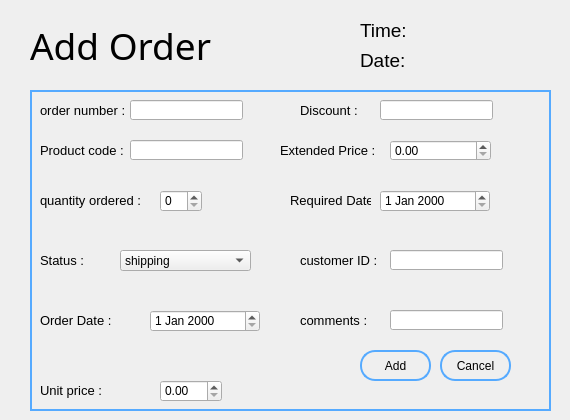
      <widget class="QWidget" name="addOrder1">
       <attribute name="title">
        <string>addOrder</string>
       </attribute>
       <widget class="QLabel" name="label_29">
        <property name="geometry">
         <rect>
          <x>360</x>
          <y>50</y>
          <width>47</width>
          <height>21</height>
         </rect>
        </property>
        <property name="font">
         <font>
          <pointsize>14</pointsize>
         </font>
        </property>
        <property name="text">
         <string>Date:</string>
        </property>
       </widget>
       <widget class="QFrame" name="frame_6">
        <property name="geometry">
         <rect>
          <x>30</x>
          <y>90</y>
          <width>521</width>
          <height>321</height>
         </rect>
        </property>
        <property name="styleSheet">
         <string notr="true">#frame_6
{
	border:2px solid rgb(85, 170, 255);
}</string>
        </property>
        <property name="frameShape">
         <enum>QFrame::StyledPanel</enum>
        </property>
        <property name="frameShadow">
         <enum>QFrame::Raised</enum>
        </property>
        <widget class="QPushButton" name="cancelButton_2">
         <property name="geometry">
          <rect>
           <x>410</x>
           <y>260</y>
           <width>71</width>
           <height>31</height>
          </rect>
         </property>
         <property name="styleSheet">
          <string notr="true">#cancelButton_2
{
	border-radius:15px;
	background:transparent;
	border:2px solid rgb(85, 170, 255);
}

#cancelButton_2:hover
{
	background:rgb(85, 170, 255);
}</string>
         </property>
         <property name="text">
          <string>Cancel</string>
         </property>
        </widget>
        <widget class="QPushButton" name="addButton_2">
         <property name="geometry">
          <rect>
           <x>330</x>
           <y>260</y>
           <width>71</width>
           <height>31</height>
          </rect>
         </property>
         <property name="styleSheet">
          <string notr="true">#addButton_2
{
	border-radius:15px;
	background:transparent;
	border:2px solid rgb(85, 170, 255);
}

#addButton_2:hover
{
	background:rgb(85, 170, 255);
}</string>
         </property>
         <property name="text">
          <string>Add</string>
         </property>
        </widget>
        <widget class="QLabel" name="label_21">
         <property name="geometry">
          <rect>
           <x>10</x>
           <y>220</y>
           <width>81</width>
           <height>21</height>
          </rect>
         </property>
         <property name="font">
          <font>
           <pointsize>10</pointsize>
           <weight>50</weight>
           <bold>false</bold>
          </font>
         </property>
         <property name="text">
          <string>Order Date :</string>
         </property>
        </widget>
        <widget class="QLabel" name="label_22">
         <property name="geometry">
          <rect>
           <x>10</x>
           <y>290</y>
           <width>101</width>
           <height>21</height>
          </rect>
         </property>
         <property name="font">
          <font>
           <pointsize>10</pointsize>
           <weight>50</weight>
           <bold>false</bold>
          </font>
         </property>
         <property name="text">
          <string>Unit price :</string>
         </property>
        </widget>
        <widget class="QLabel" name="label_23">
         <property name="geometry">
          <rect>
           <x>10</x>
           <y>10</y>
           <width>91</width>
           <height>21</height>
          </rect>
         </property>
         <property name="font">
          <font>
           <pointsize>10</pointsize>
           <weight>50</weight>
           <bold>false</bold>
          </font>
         </property>
         <property name="text">
          <string>order number :</string>
         </property>
        </widget>
        <widget class="QLineEdit" name="comments">
         <property name="geometry">
          <rect>
           <x>360</x>
           <y>220</y>
           <width>113</width>
           <height>20</height>
          </rect>
         </property>
        </widget>
        <widget class="QLabel" name="label_24">
         <property name="geometry">
          <rect>
           <x>10</x>
           <y>100</y>
           <width>111</width>
           <height>21</height>
          </rect>
         </property>
         <property name="font">
          <font>
           <pointsize>10</pointsize>
           <weight>50</weight>
           <bold>false</bold>
          </font>
         </property>
         <property name="text">
          <string>quantity ordered :</string>
         </property>
        </widget>
        <widget class="QLineEdit" name="customerID_2">
         <property name="geometry">
          <rect>
           <x>360</x>
           <y>160</y>
           <width>113</width>
           <height>20</height>
          </rect>
         </property>
        </widget>
        <widget class="QLabel" name="label_25">
         <property name="geometry">
          <rect>
           <x>260</x>
           <y>100</y>
           <width>81</width>
           <height>21</height>
          </rect>
         </property>
         <property name="font">
          <font>
           <pointsize>10</pointsize>
           <weight>50</weight>
           <bold>false</bold>
          </font>
         </property>
         <property name="text">
          <string>Required Date :</string>
         </property>
        </widget>
        <widget class="QLabel" name="label_26">
         <property name="geometry">
          <rect>
           <x>270</x>
           <y>10</y>
           <width>101</width>
           <height>21</height>
          </rect>
         </property>
         <property name="font">
          <font>
           <pointsize>10</pointsize>
           <weight>50</weight>
           <bold>false</bold>
          </font>
         </property>
         <property name="text">
          <string>Discount :</string>
         </property>
        </widget>
        <widget class="QLabel" name="label_27">
         <property name="geometry">
          <rect>
           <x>270</x>
           <y>220</y>
           <width>101</width>
           <height>21</height>
          </rect>
         </property>
         <property name="font">
          <font>
           <pointsize>10</pointsize>
           <weight>50</weight>
           <bold>false</bold>
          </font>
         </property>
         <property name="text">
          <string>comments :</string>
         </property>
        </widget>
        <widget class="QDateEdit" name="orderDate">
         <property name="geometry">
          <rect>
           <x>120</x>
           <y>220</y>
           <width>110</width>
           <height>22</height>
          </rect>
         </property>
        </widget>
        <widget class="QLabel" name="label_30">
         <property name="geometry">
          <rect>
           <x>270</x>
           <y>160</y>
           <width>91</width>
           <height>21</height>
          </rect>
         </property>
         <property name="font">
          <font>
           <pointsize>10</pointsize>
           <weight>50</weight>
           <bold>false</bold>
          </font>
         </property>
         <property name="text">
          <string>customer ID :</string>
         </property>
        </widget>
        <widget class="QLabel" name="label_31">
         <property name="geometry">
          <rect>
           <x>10</x>
           <y>160</y>
           <width>111</width>
           <height>21</height>
          </rect>
         </property>
         <property name="font">
          <font>
           <pointsize>10</pointsize>
           <weight>50</weight>
           <bold>false</bold>
          </font>
         </property>
         <property name="text">
          <string>Status :</string>
         </property>
        </widget>
        <widget class="QLineEdit" name="discount">
         <property name="geometry">
          <rect>
           <x>350</x>
           <y>10</y>
           <width>113</width>
           <height>20</height>
          </rect>
         </property>
        </widget>
        <widget class="QLabel" name="label_32">
         <property name="geometry">
          <rect>
           <x>10</x>
           <y>50</y>
           <width>101</width>
           <height>21</height>
          </rect>
         </property>
         <property name="font">
          <font>
           <pointsize>10</pointsize>
           <weight>50</weight>
           <bold>false</bold>
          </font>
         </property>
         <property name="text">
          <string>Product code :</string>
         </property>
        </widget>
        <widget class="QDateEdit" name="requiredDate">
         <property name="geometry">
          <rect>
           <x>350</x>
           <y>100</y>
           <width>110</width>
           <height>22</height>
          </rect>
         </property>
        </widget>
        <widget class="QLineEdit" name="orderNumber">
         <property name="geometry">
          <rect>
           <x>100</x>
           <y>10</y>
           <width>113</width>
           <height>20</height>
          </rect>
         </property>
         <property name="readOnly">
          <bool>false</bool>
         </property>
        </widget>
        <widget class="QSpinBox" name="quantity">
         <property name="geometry">
          <rect>
           <x>130</x>
           <y>100</y>
           <width>42</width>
           <height>22</height>
          </rect>
         </property>
        </widget>
        <widget class="QLineEdit" name="productCode">
         <property name="geometry">
          <rect>
           <x>100</x>
           <y>50</y>
           <width>113</width>
           <height>20</height>
          </rect>
         </property>
         <property name="readOnly">
          <bool>false</bool>
         </property>
        </widget>
        <widget class="QLabel" name="label_33">
         <property name="geometry">
          <rect>
           <x>250</x>
           <y>50</y>
           <width>101</width>
           <height>21</height>
          </rect>
         </property>
         <property name="font">
          <font>
           <pointsize>10</pointsize>
           <weight>50</weight>
           <bold>false</bold>
          </font>
         </property>
         <property name="text">
          <string>Extended Price :</string>
         </property>
        </widget>
        <widget class="QDoubleSpinBox" name="unitPrice">
         <property name="geometry">
          <rect>
           <x>130</x>
           <y>290</y>
           <width>62</width>
           <height>22</height>
          </rect>
         </property>
        </widget>
        <widget class="QComboBox" name="status">
         <property name="geometry">
          <rect>
           <x>90</x>
           <y>160</y>
           <width>131</width>
           <height>21</height>
          </rect>
         </property>
         <item>
          <property name="text">
           <string>shipping</string>
          </property>
         </item>
         <item>
          <property name="text">
           <string>received</string>
          </property>
         </item>
        </widget>
        <widget class="QDoubleSpinBox" name="extendedPrice">
         <property name="geometry">
          <rect>
           <x>360</x>
           <y>50</y>
           <width>101</width>
           <height>21</height>
          </rect>
         </property>
        </widget>
       </widget>
       <widget class="QLabel" name="label_28">
        <property name="geometry">
         <rect>
          <x>360</x>
          <y>20</y>
          <width>47</width>
          <height>21</height>
         </rect>
        </property>
        <property name="font">
         <font>
          <pointsize>14</pointsize>
         </font>
        </property>
        <property name="text">
         <string>Time:</string>
        </property>
       </widget>
       <widget class="QLabel" name="label_20">
        <property name="geometry">
         <rect>
          <x>30</x>
          <y>10</y>
          <width>281</width>
          <height>71</height>
         </rect>
        </property>
        <property name="font">
         <font>
          <family>Arial Rounded MT Bold</family>
          <pointsize>28</pointsize>
         </font>
        </property>
        <property name="text">
         <string>Add Order</string>
        </property>
       </widget>
       <widget class="QLabel" name="date_2">
        <property name="geometry">
         <rect>
          <x>410</x>
          <y>50</y>
          <width>131</width>
          <height>21</height>
         </rect>
        </property>
        <property name="text">
         <string/>
        </property>
       </widget>
       <widget class="QLabel" name="time_4">
        <property name="geometry">
         <rect>
          <x>420</x>
          <y>20</y>
          <width>141</width>
          <height>21</height>
         </rect>
        </property>
        <property name="text">
         <string/>
        </property>
       </widget>
      </widget>
